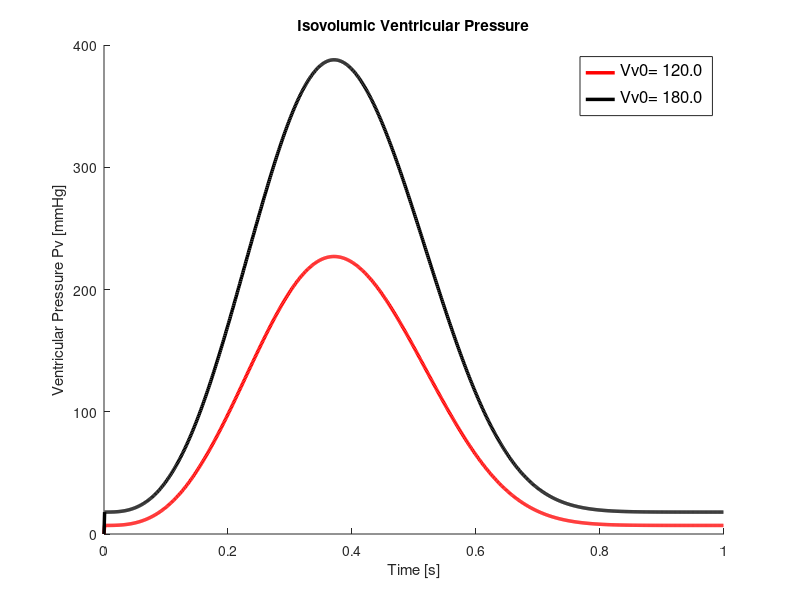

Reproduce this figure in MATLAB.
% ventricle.m
%
% MATLAB m-file to compute isovolumic pressure using ventricle model
%
% Initial conditions:
%
clc
clear all
delt = 0.001; % The iteration time step delta t
a = 7e-4;
b = 20.;
c = 2.5;
d = 80.;
tc = 0.264;
tp = 0.371;
tr = 0.299;
tb = 0.258;
alpha = 2.88;
Initial_Vv0 = [120 180]
pv = zeros(2, 1000)
for i=1:2
    Vv0 = Initial_Vv0(1,i)
    %Vv0 = 120; % Initial (end-diastolic) ventricular volume
    %
    % Compute intermediate term denom
    % to simplify computations:
    %
    denom = ((1.-exp(-(tp/tc)^alpha))*exp(-((tp-tb)/tr)^alpha));
    %
    % Compute for initial time t=0 (MATLAB does not allow 0 index)
    %
    t(1) = 0.;
    Vv(1) = Vv0;
    edp = a*((Vv0 -b))^2;
    pdp = c*Vv0 - d;
    pp = pdp/denom;
    t1 = 0.; % Time step for first exponential
    t2 = 0.; % Time step for second exponential
    e1 = exp(-(t1/tc)^alpha);
    e2 = exp(-(t2/tr)^alpha);
    pv0 = edp+pp*((1.-e1)*e2);
    %
    % Main computation loop:
    %
    for j = 2:1000
        t(j) = t(j-1)+delt;
        Vv(j) = Vv(j-1);
        %
        edp = a*((Vv(j) -b))^2;
        pdp = c*Vv(j) - d;
        pp = pdp/denom;
        t1 = t(j);
        % Second exponential begins at t > tb
        t2 = t(j) - tb;
        if (t2 < 0.) ;
            t2 = 0.;
        end
        e1 = exp(-(t1/tc)^alpha);
        e2 = exp(-(t2/tr)^alpha);
        pv(i,j) = edp+pp*((1.-e1)*e2);
    end
    %%create also a legend for each graph
    lgnd{i} = sprintf("Vv0= %3.1f\n", Initial_Vv0(1,i))

end

hold on

plot(t,pv(1,:),' r', 'linewidth', 2.5)

plot(t,pv(2,:),' k', 'linewidth', 2.5)

%grid on
title('Isovolumic Ventricular Pressure')
xlabel('Time [s]')
ylabel('Ventricular Pressure Pv [mmHg]')

% add a legend
legend (lgnd{1}, lgnd{2},"location", "northeast");                
set (legend, "fontsize", 12);
hold off
